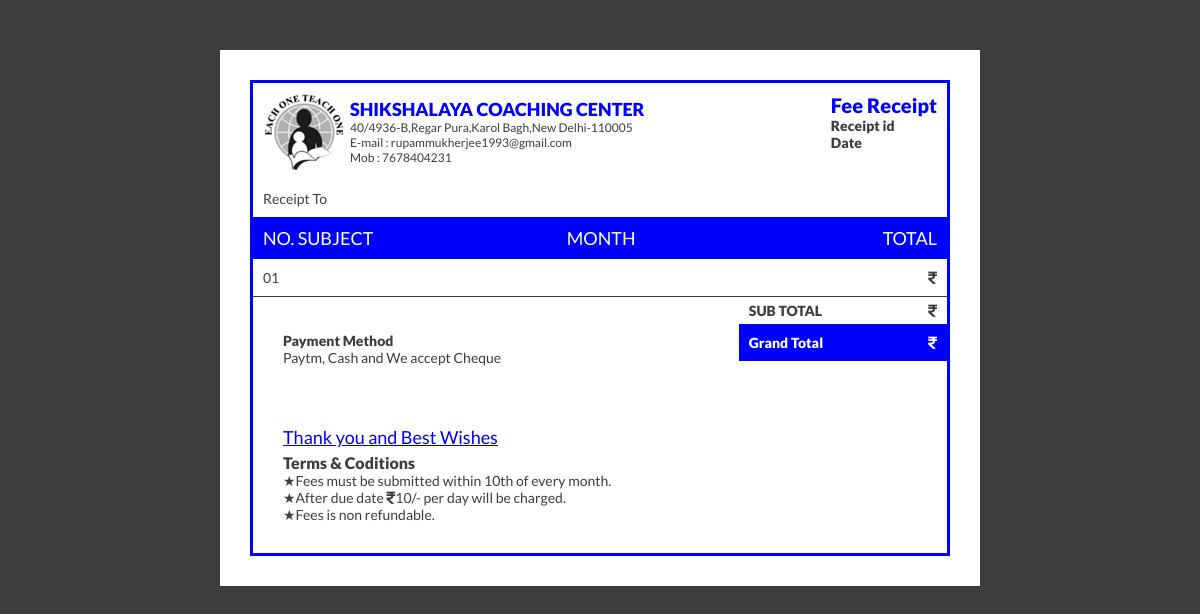
Before: /Hod/Student/Fees_Receipt/3 (signed in) with the older database file.
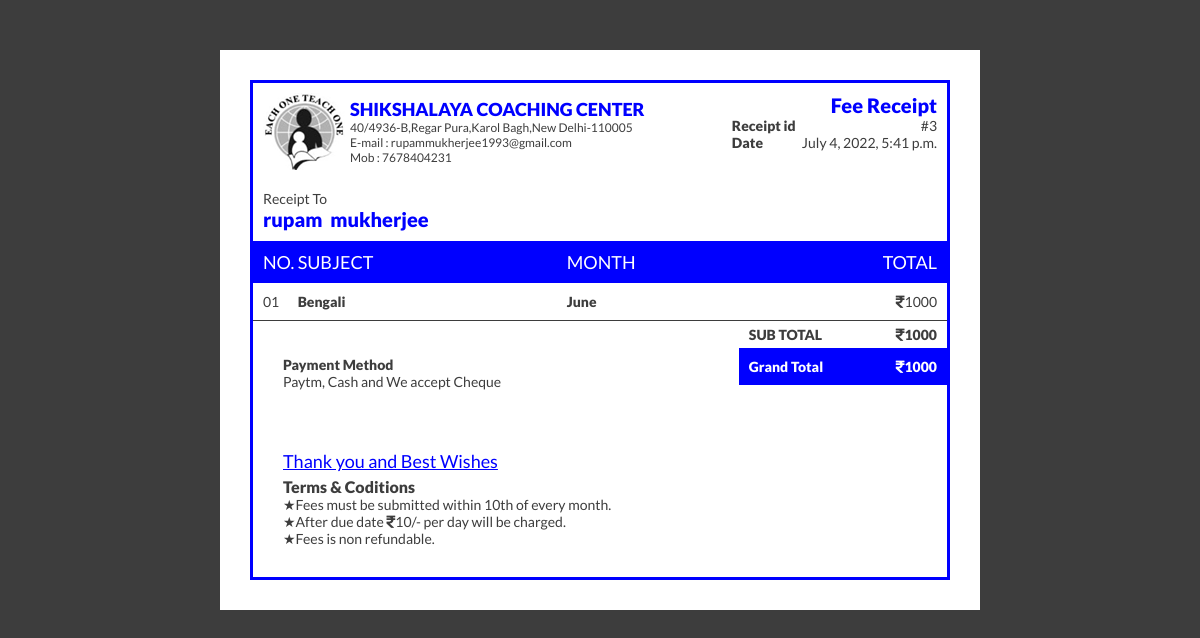
After: the same page with the newer database file.
### shikshalaya_computer_app/models.py (models this page shows)
class Student_monthly_Fees(models.Model):
    Student_id = models.CharField(max_length=100)
    first_name = models.CharField(max_length=100)
    last_name = models.CharField(max_length=100)
    email = models.CharField(max_length=100)
    Class = models.CharField(max_length=100)
    course = models.CharField(max_length=100)
    course_fees = models.IntegerField()
    month = models.CharField(max_length=100)
    month_fees =  models.IntegerField()
    created_at = models.DateTimeField(auto_now_add=True)
    updated_at = models.DateTimeField(auto_now=True)

### student_management_system/Hod_views.py (the view)
# urls.py: path('Hod/Student/Fees_Receipt/<str:id>',Hod_views.FEES_RECEIPT_STUDENT,name='fees_receipt_student'),
@login_required(login_url='/')
def FEES_RECEIPT_STUDENT(request,id):
    monthly_Fees = Student_monthly_Fees.objects.filter(id=id)
    context = {
        'monthly_Fees': monthly_Fees
    }
    return render(request,'Hod/fees_receipt.html',context)

### templates/Hod/fees_receipt.html (shortened to what this page needs)
<!DOCTYPE html>
{% load static %}
<html>
<head>
	<link rel="stylesheet" href="{% static 'assets/plugins/fontawesome/css/fontawesome.min.css' %}">
      <link rel="stylesheet" href="{% static 'assets/plugins/fontawesome/css/all.min.css' %}">
</head>
<body>
<div class="wrapper">
	<div class="invoice_wrapper">
		<div class="header">
			<div class="logo_invoice_wrap">
				<div class="logo_sec">
					<img src="{% static 'assets/img/logo.png' %}" alt="code logo">
					<div class="title_wrap">
						<p class="title bold">Shikshalaya Coaching Center</p>
						 <p class="sub_title">40/4936-B,Regar Pura,Karol Bagh,New Delhi-110005</p>
						<p class="sub_title">E-mail : rupammukherjee1993@gmail.com</p>
						<p class="sub_title">Mob : 7678404231</p>
					</div>
				</div>
				<div class="invoice_sec">
					<p class="invoice bold">Fee Receipt</p>
					<p class="invoice_no">
						<span class="bold">Receipt id</span>
						<span>{% for i in monthly_Fees %}#{{i.id}}{% endfor %}</span>
					</p>
					<p class="date">
						<span class="bold">Date</span>
						<span>{% for i in monthly_Fees %}{{i.created_at}}{% endfor %}</span>
					</p>
				</div>
			</div>
			<div class="bill_total_wrap">
				<div class="bill_sec">
					<p>Receipt To</p>
	          		<p class="bold name">{% for i in monthly_Fees %}{{i.first_name}}&nbsp;{{i.last_name}}{% endfor %}</p>
				</div>
			</div>
		</div>
		<div class="body">
			<div class="main_table">
				<div class="table_header">
					<div class="row">
						<div class="col col_no">NO.</div>
						<div class="col col_des">SUBJECT</div>
						<div class="col col_des">MONTH</div>
						<div class="col col_total">TOTAL</div>
					</div>
				</div>
				<div class="table_body">
					<div class="row">
						<div class="col col_no">
							<p>01</p>
						</div>
						<div class="col col_des">
							<p class="bold">{% for i in monthly_Fees %}{{i.course}}{% endfor %}</p>
						</div>
						<div class="col col_des">
							<p class="bold">{% for i in monthly_Fees %}{{i.month}}{% endfor %}</p>
						</div>
						<div class="col col_total">
							<p><i class="fas fa-rupee-sign"></i>{% for i in monthly_Fees %}{{i.month_fees}}{% endfor %}</p>
						</div>
					</div>
				</div>
			</div>
			<div class="paymethod_grandtotal_wrap">
				<div class="paymethod_sec">
					<p class="bold">Payment Method</p>
					<p>Paytm, Cash and We accept Cheque</p>
				</div>
				<div class="grandtotal_sec">
			        <p class="bold">
			            <span>SUB TOTAL</span>
			            <span><i class="fas fa-rupee-sign"></i>{% for i in monthly_Fees %}{{i.month_fees}}{% endfor %}</span>
			        </p>
			       	<p class="bold">
			            <span>Grand Total</span>
			            <span><i class="fas fa-rupee-sign"></i>{% for i in monthly_Fees %}{{i.month_fees}}{% endfor %}</span>
			        </p>
				</div>
			</div>
		</div>
		<div class="footer">
			<p>Thank you and Best Wishes</p>
			<div class="terms">
		        <p class="tc bold">Terms & Coditions</p>
		        <p>&#9733;Fees must be submitted within 10th of every month.</p>
				<p>&#9733;After due date <i class="fas fa-rupee-sign"></i>10/- per day will be charged.</p>
				<p>&#9733;Fees is non refundable.</p>
		    </div>
		</div>
	</div>
</div>
</body>
</html>

Changed rows visible on the page:
added Student_monthly_Fees: id "3", created_at "July 4, 2022, 5:41 p.m.", first_name "rupam", last_name "mukherjee", course "Bengali", month "June", month_fees "1000"
